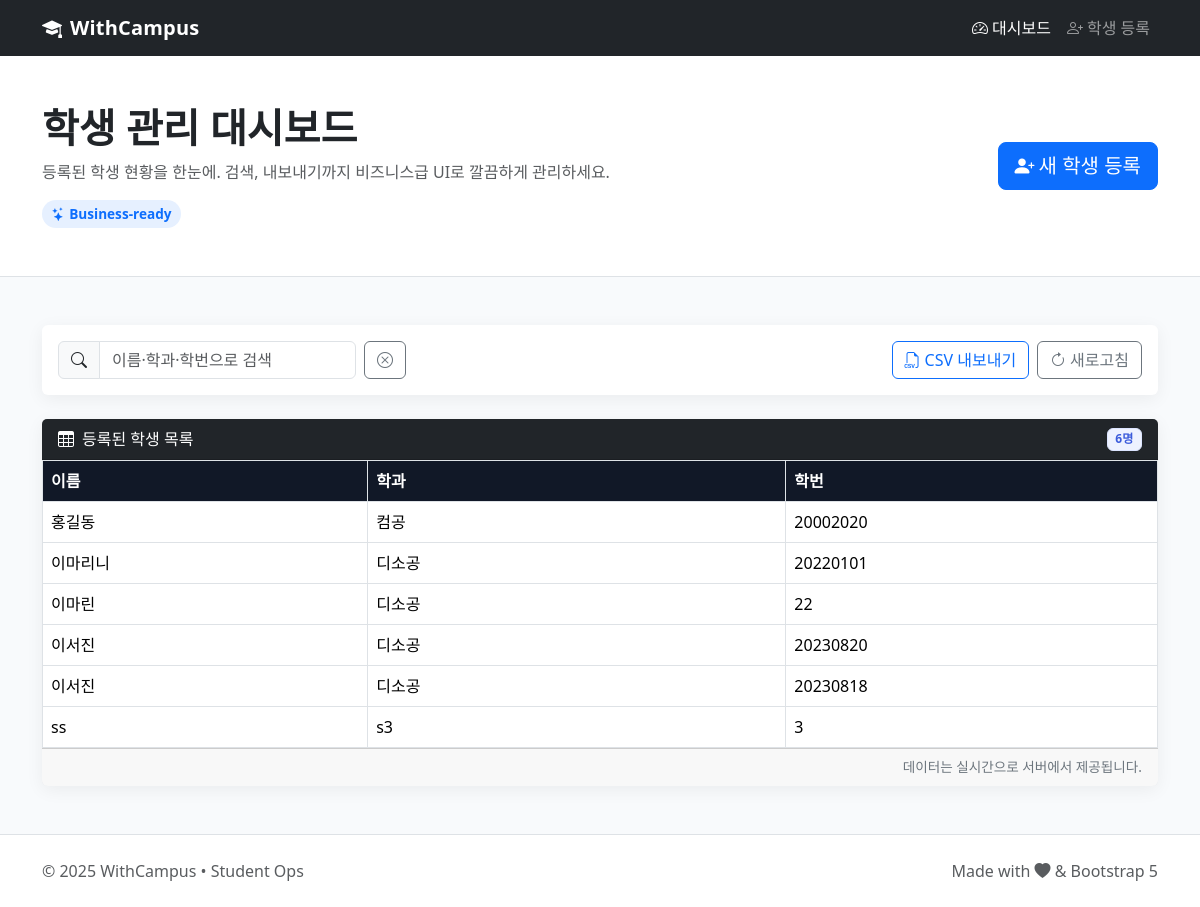
The page / on the database its author committed.
### main/models.py (models this page shows, shortened)
class Student(models.Model):
    name = models.CharField(max_length=100, null=True, blank=True)
    department = models.CharField(max_length=100, blank=True)
    student_id = models.CharField(max_length=20, unique=True)
    class Meta:
            ordering = ['-id']  # 최신이 위로

### main/views.py (the view)
# urls.py: path("", views.index, name="student_index"),
def index(request):
    students = models.Student.objects.all()
    return render(request, 'main/index.html', {'students': students})

### main/templates/main/index.html (shortened to what this page needs)
<!DOCTYPE html>
<html lang="ko">
<head>
  <link href="https://cdn.jsdelivr.net/npm/bootstrap@5.3.3/dist/css/bootstrap.min.css" rel="stylesheet" />
  <link href="https://cdn.jsdelivr.net/npm/bootstrap-icons@1.11.3/font/bootstrap-icons.css" rel="stylesheet" />
</head>
<body>
  <nav class="navbar navbar-expand-lg navbar-dark bg-dark">
    <div class="container">
      <a class="navbar-brand d-flex align-items-center" href="#">
        <i class="bi bi-mortarboard-fill me-2"></i>
        <span>WithCampus</span>
      </a>
      <div class="collapse navbar-collapse" id="navbarsExample">
        <ul class="navbar-nav ms-auto mb-2 mb-lg-0">
          <li class="nav-item"><a class="nav-link active" aria-current="page" href="#"><i class="bi bi-speedometer2 me-1"></i>대시보드</a></li>
          <li class="nav-item"><a class="nav-link" href="{% url 'main:student_add' %}"><i class="bi bi-person-plus me-1"></i>학생 등록</a></li>
        </ul>
      </div>
    </div>
  </nav>
  <header class="py-5 bg-white border-bottom">
    <div class="container">
      <div class="row align-items-center">
        <div class="col-lg-7">
          <h1 class="display-6 fw-bold mb-2">학생 관리 대시보드</h1>
          <p class="text-muted mb-3">등록된 학생 현황을 한눈에. 검색, 내보내기까지 비즈니스급 UI로 깔끔하게 관리하세요.</p>
          <span class="brand-pill"><i class="bi bi-stars me-1"></i>Business-ready</span>
        </div>
        <div class="col-lg-5 text-lg-end mt-3 mt-lg-0">
          <a href="{% url 'main:student_add' %}" class="btn btn-primary btn-lg">
            <i class="bi bi-person-plus-fill me-1"></i>새 학생 등록
          </a>
        </div>
      </div>
    </div>
  </header>
  <main class="container my-5">
    <div class="card mb-4">
      <div class="card-body d-flex flex-wrap justify-content-between align-items-center">
        <div class="d-flex search-wrap align-items-center">
          <div class="input-group">
            <span class="input-group-text"><i class="bi bi-search"></i></span>
            <input id="tableSearch" type="search" class="form-control" placeholder="이름·학과·학번으로 검색" />
          </div>
          <button id="clearSearch" class="btn btn-outline-secondary"><i class="bi bi-x-circle"></i></button>
        </div>
        <div class="d-flex gap-2">
          <button id="exportCSV" class="btn btn-outline-primary"><i class="bi bi-filetype-csv me-1"></i>CSV 내보내기</button>
          <button id="refreshBtn" class="btn btn-outline-secondary"><i class="bi bi-arrow-clockwise me-1"></i>새로고침</button>
        </div>
      </div>
    </div>
    <div class="card">
      <div class="card-header bg-dark text-white d-flex justify-content-between align-items-center">
        <div><i class="bi bi-table me-2"></i>등록된 학생 목록</div>
        <span class="badge badge-soft" id="rowCount">0명</span>
      </div>
      <div class="card-body p-0">
        <div class="table-responsive">
          <table class="table table-hover table-bordered align-middle mb-0" id="studentTable">
            <thead>
              <tr>
                <th scope="col" style="min-width:140px">이름</th>
                <th scope="col" style="min-width:180px">학과</th>
                <th scope="col" style="min-width:160px">학번</th>
              </tr>
            </thead>
            <tbody>
              {% for s in students %}
              <tr>
                <td>{{ s.name }}</td>
                <td>{{ s.department }}</td>
                <td>{{ s.student_id }}</td>
              </tr>
              {% empty %}
              <tr>
                <td colspan="3" class="text-center empty-state">
                  <i class="bi bi-inboxes me-2"></i>등록된 학생이 없습니다. 상단의 <b>새 학생 등록</b>을 눌러 추가해 보세요.
                </td>
              </tr>
              {% endfor %}
            </tbody>
          </table>
        </div>
      </div>
      <div class="card-footer text-end footer-note">
        데이터는 실시간으로 서버에서 제공됩니다.
      </div>
    </div>
  </main>
  <footer class="py-4 border-top bg-white">
    <div class="container d-flex justify-content-between flex-wrap gap-2">
      <span class="text-muted">© 2025 WithCampus • Student Ops</span>
      <div class="text-muted">Made with <i class="bi bi-heart-fill"></i> & Bootstrap 5</div>
    </div>
  </footer>
</body>
</html>

### main/templates/main/index.html (style rules this page uses)
:root { --brand:#0d6efd; --paper:#f8fafc; }
body { background: var(--paper); }
.navbar-brand span { font-weight: 800; letter-spacing:.2px; }
.brand-pill { display:inline-block; padding:.25rem .6rem; border-radius:50rem; background:rgba(13,110,253,.1); color:var(--brand); font-weight:600; font-size:.85rem; }
.card { border:0; box-shadow:0 4px 18px rgba(2,8,20,.06); }
.table thead th { position:sticky; top:0; background:#111827; color:#fff; z-index:1; }
.search-wrap { gap:.5rem; }
.badge-soft { background:#eef2ff; color:#3b5bdb; border:1px solid #dbe4ff; }
.footer-note { font-size:.85rem; color:#6c757d; }

### rows shown on the page
Student: name "홍길동", department "컴공", student_id "20002020"
Student: name "이마리니", department "디소공", student_id "20220101"
Student: name "이마린", department "디소공", student_id "22"
Student: name "이서진", department "디소공", student_id "20230820"
Student: name "이서진", department "디소공", student_id "20230818"
Student: name "ss", department "s3", student_id "3"
